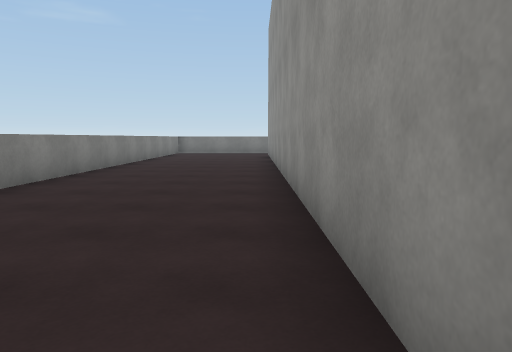
[1] (above)

21 first-person views from a walk through a Unity game level. The camera is 1.4 m above the floor, tilts 6° down and sees 70° across. The floor is counted in squares, 2 m on a side. Each view is taken from the middle of a square. On the plan, view 1 faces up. The plan holds only what a view shows up to about 11 squares ahead; the rest is blank. The place goes on beyond the plan. The player is left out. Surface patterns are stand-ins for the level's own textures.

[2]
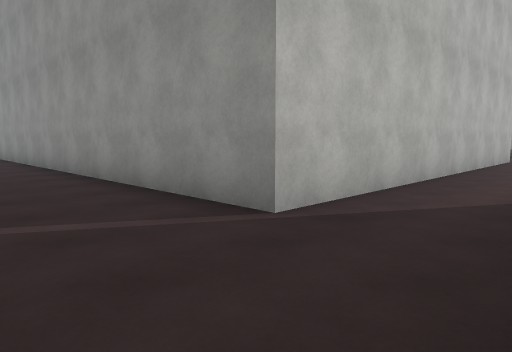

[3]
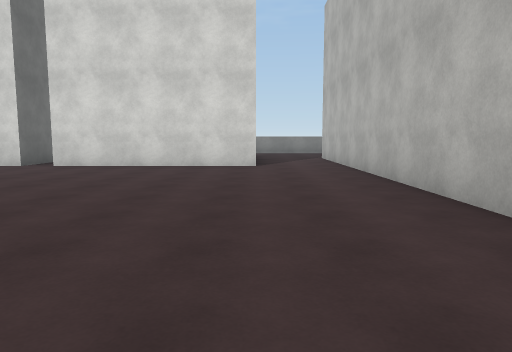

[4]
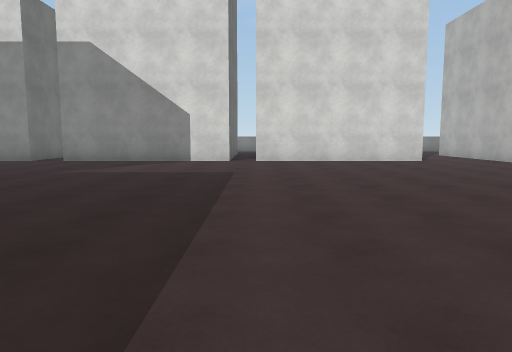

[5]
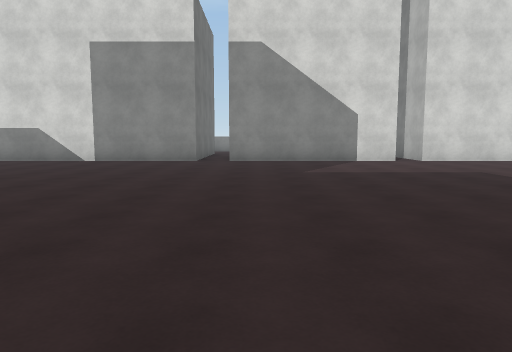

[6]
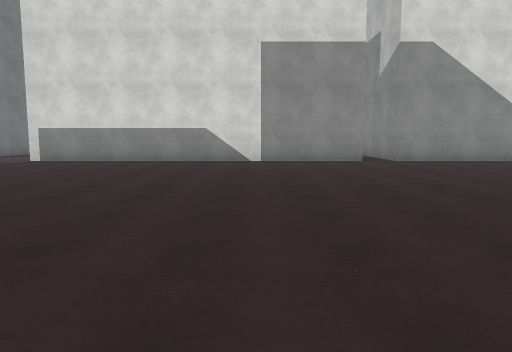

[7]
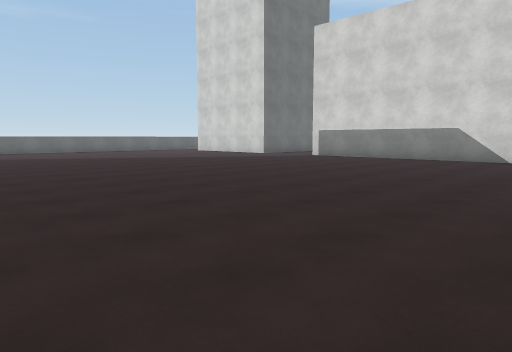

[8]
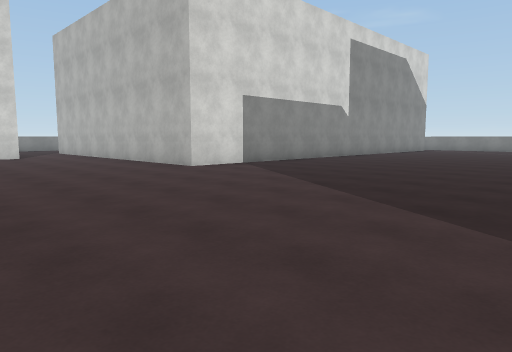

[9]
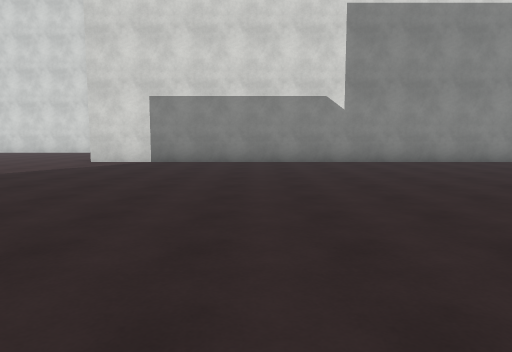

[10]
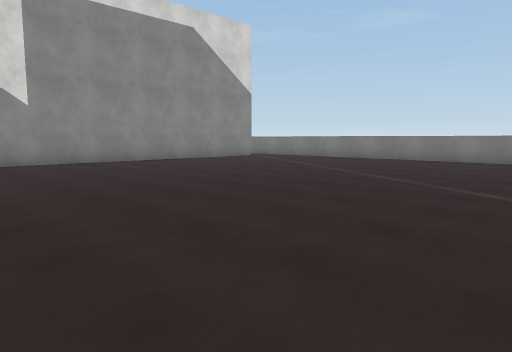

[11]
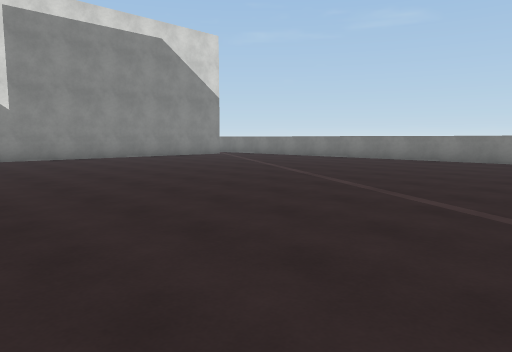

[12]
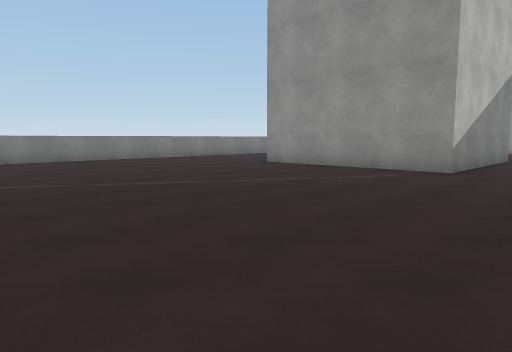

[13]
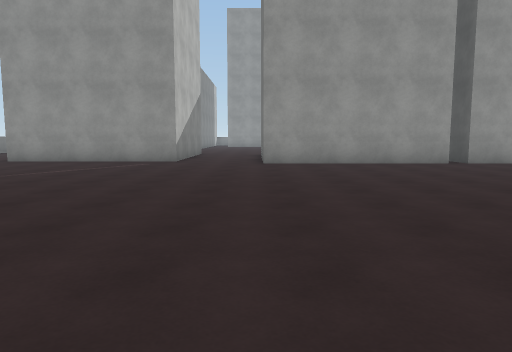

[14]
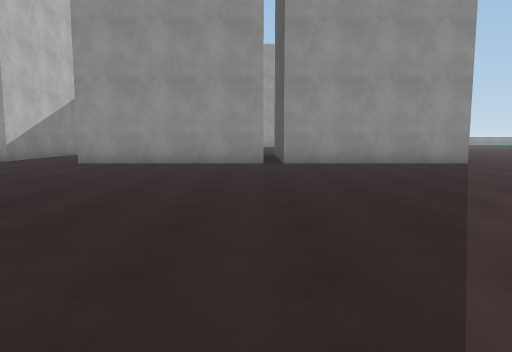

[15]
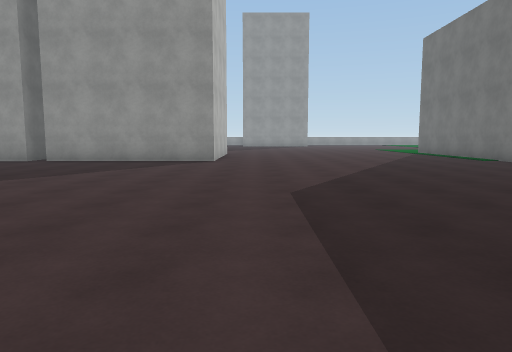

[16]
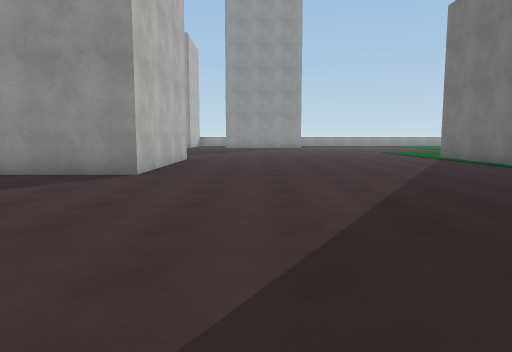

[17]
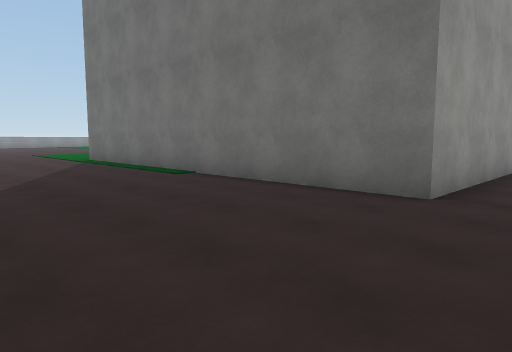

[18]
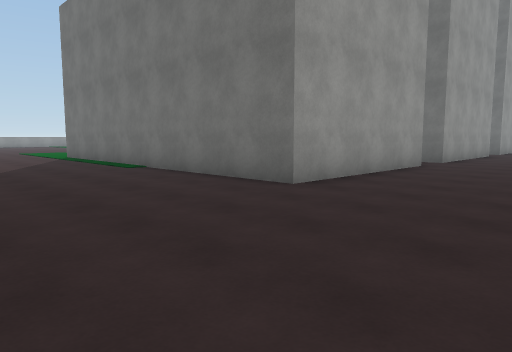

[19]
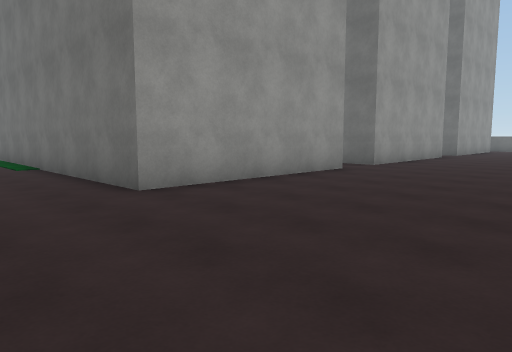

[20]
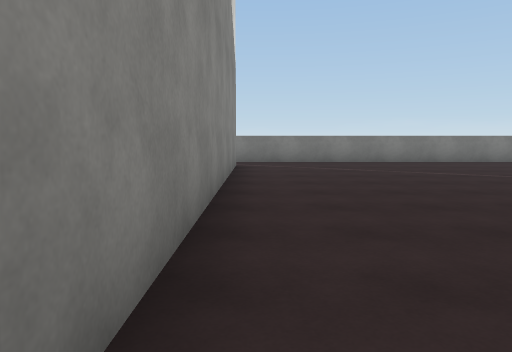

[21]
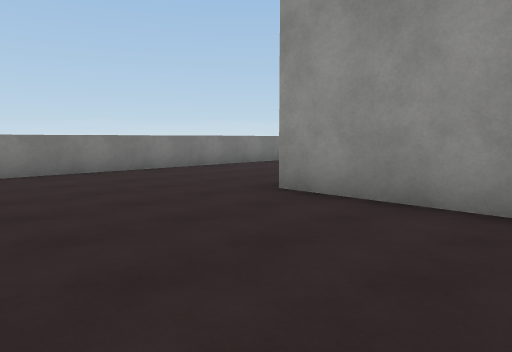

### Floor plan
Key: @ floor where view 1 was taken; # wall or solid block; . floor; ^ raised ledge.
Columns run from 4 left of view 1 to 29 right of it. Each row starts with its distance up from view 1.
 17               ^^^^^^^^^^^^^^^^^^^^
 16                ...................
 15               #..................
 14               #.................
 13               #................
 12               #..............#
 11 ^....#        #..............#
 10 ^....#        #..............#
  9 ^....#        #..............#
  8 ^....#        #..............#####
  7 ^....#        #...................
  6 ^....#        #...............
  5 ^....#        #...............
  4  ....#        #.............#
  3   ...#        #.............#
  2   ...#        #.............#
  1   ...##########.............#
  0   ..@.......................#
 -1   ..........................##
 -2   .     #...................#
 -3         #...................#
 -4         #...................#
 -5         #...................#####
 -6         #........................
 -7         #........................
 -8       ###........................
 -9         #......... ..............
-10         #.........  .............
-11         #.......... .............
-12         #.........................
-13         ..........................
-14         #.........................
-15         #...............##########
-16         #...............#
-17         #...............#
-18         #...............#
-19         #...............#
-20         #................
-21         #........... ...#
-22         #........... ...#

Where each view was taken, in squares from view 1:
view 1: 0 up, 0 right, facing up
view 2: 2 down, 2 left, facing up-right
view 3: 2 down, 13 right, facing left
view 4: 7 down, 15 right, facing left
view 5: 12 down, 15 right, facing left
view 6: 17 down, 15 right, facing left
view 7: 15 down, 16 right, facing down-left
view 8: 5 down, 18 right, facing up-left
view 9: 5 up, 21 right, facing left
view 10: 5 up, 21 right, facing up-left
view 11: 5 up, 23 right, facing up-left
view 12: 5 up, 17 right, facing up-right
view 13: 5 up, 14 right, facing right
view 14: 0 up, 14 right, facing right
view 15: 7 down, 13 right, facing right
view 16: 8 down, 17 right, facing right
view 17: 10 down, 18 right, facing down-right
view 18: 10 down, 16 right, facing down-right
view 19: 12 down, 15 right, facing down-right
view 20: 6 up, 11 right, facing up
view 21: 9 up, 21 right, facing up-right
